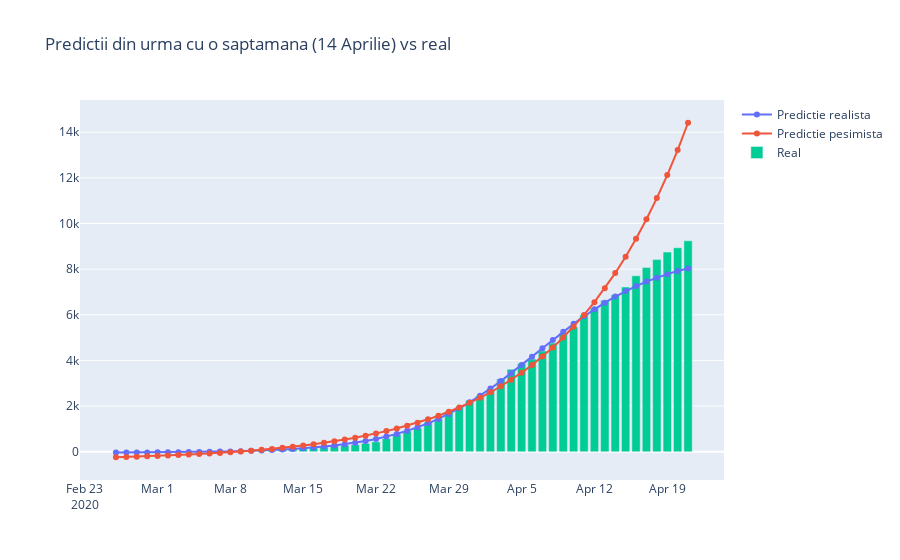
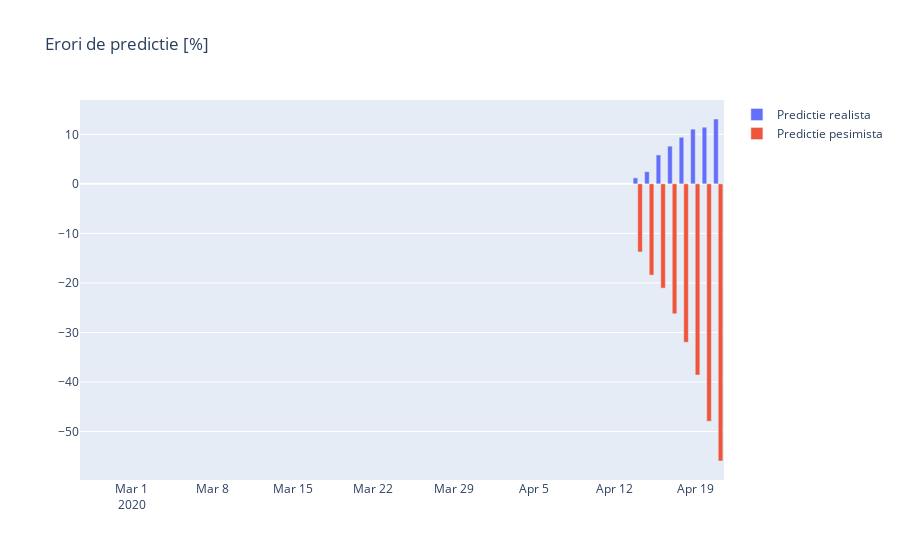

Notebook cell for these charts, in order:
### Code cell
compare_predictions(48, pacienti, 'Predictii din urma cu o saptamana (14 Aprilie) vs real')
compare_predictions(41, pacienti, 'Predictii din urma cu doua saptamani (7 Aprilie) vs real')
